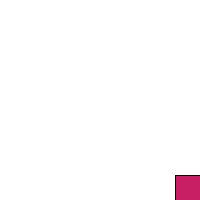
Frame 1 (no input)
Frame 60 (the mouse pressed at the canvas centre just before this capture): blank canvas, image omitted
Frame 120 (the mouse held since frame 60 and released just before this capture): blank canvas, image omitted

The Processing sketch that drew this single still picture (run headless with seeded random() and noise(); from frame 60 on, the mouse is pressed at the canvas centre):

// Processing sketch: logicalOperators
// ── logicalOperators.pde
// when we declare variables here, everyone knowns them. Think Beyonce.

void setup(){
  size(200, 200);
  background(0);
  //randie = 1.0;
  
  // declare a variable here, it's like your pet fish
  
}

void draw(){
   background(255);
  // randie is only visible inside draw
  float randie = random(0, 100);
  //println(randie);
  if( randie < 30 && mousePressed){  // both conditions must be true
    fill(100, 200, 5);
    ellipse( width/2, height/2, 50, 50);
  }
  
  if( randie > 50 && !mousePressed){  // randie must be greater than 50 and the mouse must not be pressed
    fill( 200, 30, 100);
    rect(175, 175, 25, 25);
  }
  if (randie > 80 || keyPressed){  // either of these must be true
    println(" my or statement is true");
    fill(0, 200, 125);  // color
    rect(0, 10, 75, 75); // rect on the top right
  }
  else {
    println("Blech");
  }
  
}
